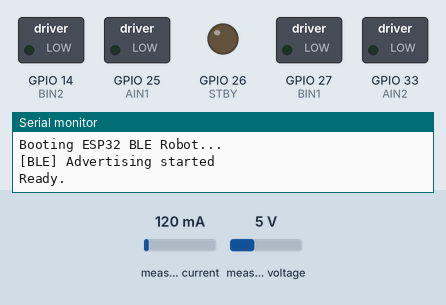
Simulated run of this sketch. Board: ESP32. Shown: switched loads named in the sketch (green lamp = pin HIGH), output pins drawn as LEDs (lit = HIGH), the last lines printed to the serial monitor. Inputs (shaded band) come from the test bench; at power-on: measured voltage 5 V, measured current 120 mA. Nothing arrives over Bluetooth unless stated; a phone connects over Bluetooth LE 3 s after start.

Above: at 1.7 s.
1.8 s: measured voltage set to 5.7 V
4.8 s: measured voltage set to 6.2 V
At 6.0 s:
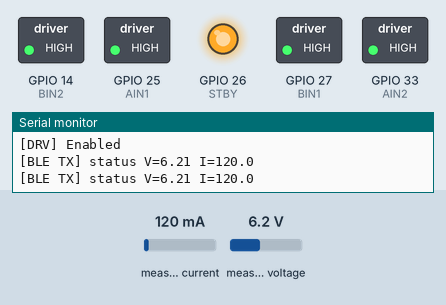
6.3 s: measured voltage set to 0.3 V
At 7.3 s:
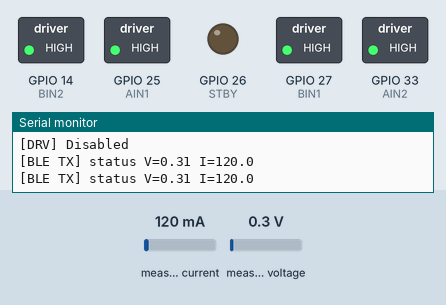
7.8 s: measured voltage set to 7.5 V
At 8.4 s:
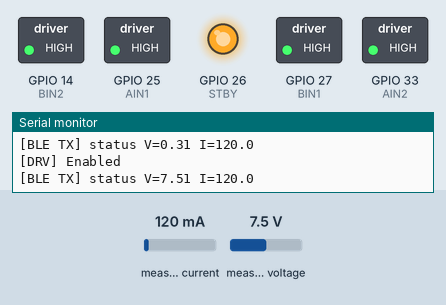
9.3 s: measured voltage set to 3.8 V
At 9.7 s:
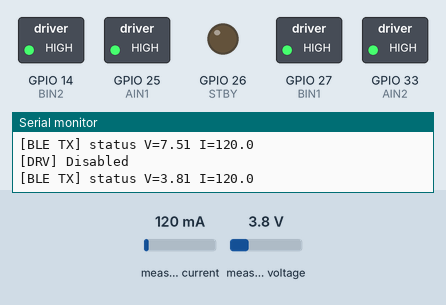
Timing chart, 0 to 11.8 s (numbered marks = the images above; inputs shaded):
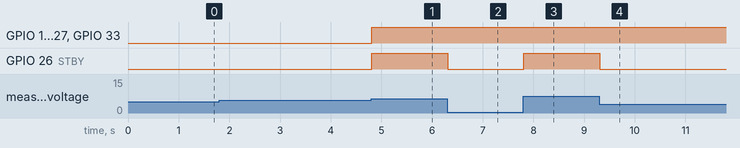

The sketch:

SWOT-BOT_web_ble.ino
```cpp
#include <Wire.h>
#include <Adafruit_INA219.h>

// ===== BLE =====
#include <BLEDevice.h>
#include <BLEServer.h>
#include <BLEUtils.h>
#include <BLE2902.h>

// =================================================
// BLE UUIDs
#define BLE_SERVICE_UUID  "12345678-1234-1234-1234-1234567890ab"
#define BLE_RX_UUID       "12345678-1234-1234-1234-1234567890ac"
#define BLE_TX_UUID       "12345678-1234-1234-1234-1234567890ad"

// =================================================
// INA219
Adafruit_INA219 ina219;

// ---------------- Motor Pins ----------------
const int AIN1 = 25;
const int AIN2 = 33;
const int BIN1 = 27;
const int BIN2 = 14;
const int STBY = 26;

// ---------------- Motor Direction ----------------
const int MOTOR_A_DIR = -1;
const int MOTOR_B_DIR = -1;

// ---------------- Safety ----------------
const float MIN_SUPPLY_VOLTAGE = 6.0;

// ---------------- Auto Stop ----------------
const bool AUTO_STOP_ENABLED = true;
const unsigned long AUTO_STOP_TIMEOUT_MS = 3000;

// ---------------- Status Push ----------------
const unsigned long STATUS_PERIOD_MS = 500;
unsigned long lastStatusTime = 0;

// ---------------- State ----------------
bool driverEnabled = false;
bool bleConnected  = false;

unsigned long lastCommandTime = 0;
int cmd_left  = 0;
int cmd_right = 0;

// ---------------- BLE ----------------
BLECharacteristic *bleTx;
String rxBLE = "";

// =================================================
// Forward declarations
void parseCommand(String cmd);

void pin_config();
void ina219_init();
void enableDriver();
void disableDriver();

void motor_drive(int pin_1, int pin_2, int speed);
void motor_A_drive(int speed);
void motor_B_drive(int speed);
void stop_all();

void pushStatus();

// =================================================
// BLE callbacks
class ServerCB : public BLEServerCallbacks {
  void onConnect(BLEServer*) override {
    bleConnected = true;
    Serial.println("[BLE] Client connected");
  }

  void onDisconnect(BLEServer*) override {
    bleConnected = false;
    Serial.println("[BLE] Client disconnected");
    BLEDevice::getAdvertising()->start();
    Serial.println("[BLE] Advertising restarted");
  }
};

class RxCB : public BLECharacteristicCallbacks {
  void onWrite(BLECharacteristic *c) override {
    String val = c->getValue();

    for (size_t i = 0; i < val.length(); i++) {
      char ch = val[i];

      if (ch == '\n' || ch == '\r') {
        if (rxBLE.length()) {
          Serial.print("[BLE RX] ");
          Serial.println(rxBLE);
          parseCommand(rxBLE);
          rxBLE = "";
        }
      } else {
        rxBLE += ch;
      }
    }
  }
};

// =================================================
void setup() {
  Serial.begin(115200);
  delay(500);

  Serial.println("Booting ESP32 BLE Robot...");

  pin_config();
  ina219_init();

  // ---- BLE Init ----
  BLEDevice::init("ESP32_ROBOT-ble");

  BLEServer *server = BLEDevice::createServer();
  server->setCallbacks(new ServerCB());

  BLEService *service = server->createService(BLE_SERVICE_UUID);

  BLECharacteristic *rx = service->createCharacteristic(
    BLE_RX_UUID,
    BLECharacteristic::PROPERTY_WRITE
  );

  bleTx = service->createCharacteristic(
    BLE_TX_UUID,
    BLECharacteristic::PROPERTY_NOTIFY
  );

  bleTx->addDescriptor(new BLE2902());
  rx->setCallbacks(new RxCB());

  service->start();

  BLEAdvertising *adv = BLEDevice::getAdvertising();
  adv->addServiceUUID(BLE_SERVICE_UUID);
  adv->setScanResponse(true);
  adv->start();

  Serial.println("[BLE] Advertising started");
  Serial.println("Ready.");

  lastCommandTime = millis();
  lastStatusTime  = millis();
}

// =================================================
void loop() {
  // ---- Auto-stop watchdog ----
  if (AUTO_STOP_ENABLED && millis() - lastCommandTime > AUTO_STOP_TIMEOUT_MS) {
    if (cmd_left != 0 || cmd_right != 0) {
      Serial.println("[AUTO] Timeout → stop");
    }
    cmd_left = 0;
    cmd_right = 0;
  }

  // ---- Power safety ----
  float busV   = ina219.getBusVoltage_V();
  float shuntV = ina219.getShuntVoltage_mV() / 1000.0;
  float supplyV = busV + shuntV;

  if (supplyV < MIN_SUPPLY_VOLTAGE) {
    disableDriver();
  } else {
    enableDriver();
    motor_A_drive(cmd_left);
    motor_B_drive(cmd_right);
  }

  // ---- Periodic BLE status push ----
  if (bleConnected && millis() - lastStatusTime >= STATUS_PERIOD_MS) {
    lastStatusTime = millis();
    pushStatus();
  }

  delay(10);
}

// =================================================
// Command parser (motor only)
void parseCommand(String cmd) {
  cmd.trim();
  lastCommandTime = millis();

  if (!cmd.startsWith("motor")) {
    Serial.println("[CMD] Unknown");
    return;
  }

  int s = cmd.indexOf(' ');
  if (s < 0) return;

  String a = cmd.substring(s + 1);
  int c = a.indexOf(',');
  if (c < 0) return;

  cmd_left  = constrain(a.substring(0, c).toInt(),  -255, 255);
  cmd_right = constrain(a.substring(c + 1).toInt(), -255, 255);

  Serial.print("[MOTOR] L=");
  Serial.print(cmd_left);
  Serial.print(" R=");
  Serial.println(cmd_right);
}

// =================================================
// BLE telemetry push
void pushStatus() {
  float busV   = ina219.getBusVoltage_V();
  float shuntV = ina219.getShuntVoltage_mV() / 1000.0;
  float supplyV = busV + shuntV;
  float current_mA = ina219.getCurrent_mA();

  char buf[64];
  snprintf(buf, sizeof(buf),
           "status V=%.2f I=%.1f\n",
           supplyV, current_mA);

  bleTx->setValue((uint8_t*)buf, strlen(buf));
  bleTx->notify();

  Serial.print("[BLE TX] ");
  Serial.print(buf);
}

// =================================================
// Hardware
void pin_config() {
  pinMode(AIN1, OUTPUT);
  pinMode(AIN2, OUTPUT);
  pinMode(BIN1, OUTPUT);
  pinMode(BIN2, OUTPUT);
  pinMode(STBY, OUTPUT);
  digitalWrite(STBY, LOW);
}

void motor_A_drive(int speed) {
  motor_drive(AIN1, AIN2, speed * MOTOR_A_DIR);
}

void motor_B_drive(int speed) {
  motor_drive(BIN2, BIN1, speed * MOTOR_B_DIR);
}

void motor_drive(int p1, int p2, int s) {
  s = constrain(s, -255, 255);

  if (s > 0) {
    analogWrite(p1, s);
    analogWrite(p2, 0);
  } else if (s < 0) {
    analogWrite(p1, 0);
    analogWrite(p2, -s);
  } else {
    // BRAKE
    analogWrite(p1, 255);
    analogWrite(p2, 255);
  }
}

void stop_all() {
  motor_A_drive(0);
  motor_B_drive(0);
}

// =================================================
// Driver control
void enableDriver() {
  if (!driverEnabled) {
    digitalWrite(STBY, HIGH);
    driverEnabled = true;
    Serial.println("[DRV] Enabled");
  }
}

void disableDriver() {
  if (driverEnabled) {
    stop_all();
    digitalWrite(STBY, LOW);
    driverEnabled = false;
    Serial.println("[DRV] Disabled");
  }
}

// =================================================
// INA219 init
void ina219_init() {
  Wire.begin(21, 22);

  if (!ina219.begin()) {
    Serial.println("INA219 not found");
    while (1);
  }

  ina219.setCalibration_32V_2A();
}
```

Measured:
- the behaviour switches between 5.9 and 6 V on measured voltage (found by bisection; images 0 and 1)
- after the input at 4.8 s, GPIO 14 (BIN2), GPIO 25 (AIN1), GPIO 26 (STBY), GPIO 27 (BIN1), GPIO 33 (AIN2): LOW → HIGH at once
- after the input at 6.3 s, GPIO 26 (STBY): HIGH → LOW at once
- after the input at 7.8 s, GPIO 26 (STBY): LOW → HIGH at once
- after the input at 9.3 s, GPIO 26 (STBY): HIGH → LOW at once
